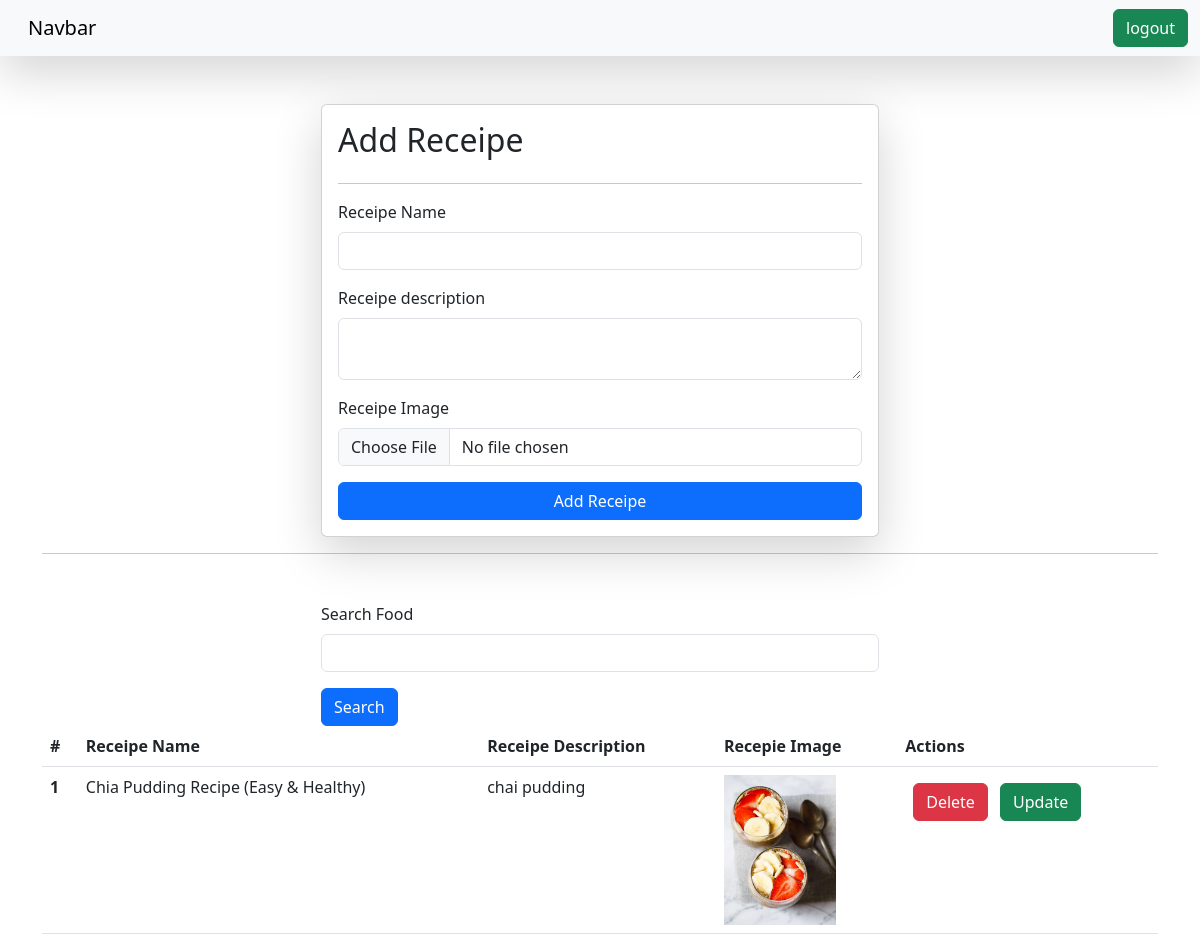
The page /receipe/ (signed in) on the database as committed earlier.
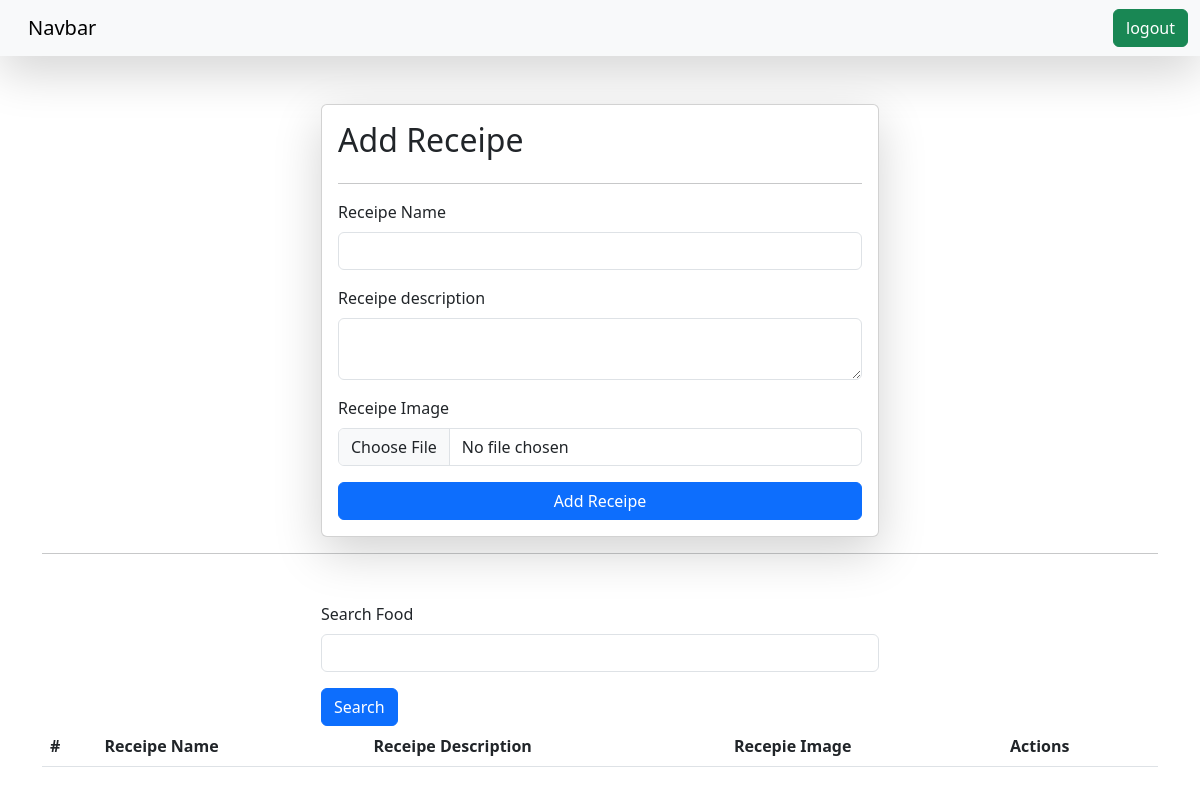
The same page on the database as committed later.
### vege/models.py (models this page shows)
class Receipe(models.Model):
    user = models.ForeignKey(User, on_delete=models.SET_NULL, null=True, blank=True)
    receipe_name = models.CharField(max_length=100)
    receipe_description = models.TextField()
    receipe_image = models.ImageField(upload_to="receipe")

### vege/views.py (the view, shortened to what this page needs)
# urls.py: path('receipe/', receipes, name="receipes"),
@login_required(login_url="/login/")
def receipes(request):
    queryset = Receipe.objects.all()
    if request.GET.get('search'):
        queryset = queryset.filter(receipe_name__icontains = request.GET.get('search'))
    context = {'receipes' : queryset}
    return render(request, "receipes.html", context)

### vege/templates/receipes.html (shortened to what this page needs)
{% extends "base.html" %}
{% block start %}
<link rel="stylesheet" href="https://cdn.jsdelivr.net/npm/bootstrap@5.3.0/dist/css/bootstrap.rtl.min.css">
<div class="container mt-5">
    <form class="col-6 mx-auto card p-3 shadow-lg" method="post" enctype="multipart/form-data">
        <h2>Add Receipe</h2>
        <hr>
        <div class="mb-3">
          <label for="exampleInputEmail1" class="form-label">Receipe Name</label>
          <input type="text" required name="receipe_name" class="form-control" id="exampleInputEmail1" aria-describedby="emailHelp">
        </div>
        <div class="mb-3">
          <label for="exampleInputPassword1" class="form-label">Receipe description</label>
          <textarea class="form-control" name="receipe_description" required></textarea>
        </div>
        <div class="mb-3">
            <label for="exampleInputPassword1" class="form-label">Receipe Image</label>
            <input type="file" class="form-control" name="receipe_image">
        </div>
        <button type="submit" class="btn btn-primary">Add Receipe</button>
    </form>
    <hr>
    <div class="mt-5">
      <div class="mx-auto col-6">
        <form>
          <div class="mb-3">
            <label for="exampleInputEmail1" class="form-label">Search Food</label>
            <input type="text" name="search" class="form-control">
          </div>
          <button type="submit" class="btn btn-primary">Search</button>
        </form>
      </div>
    </div>
    <table class="table mt">
        <thead>
          <tr>
            <th scope="col">#</th>
            <th scope="col">Receipe Name</th>
            <th scope="col">Receipe Description</th>
            <th scope="col">Recepie Image</th>
            <th scope="col">Actions</th>
          </tr>
        </thead>
        <tbody>
          {% for receipe in receipes %}
          <tr>
            <th scope="row">{{forloop.counter}}</th>
            <td>{{receipe.receipe_name}}</td>
            <td>{{receipe.receipe_description}}</td>
            <td><img src="/media/{{receipe.receipe_image}}" style="height: 150px;"></td>
            <td>
              <a href="/delete-receipe/{{receipe.id}}" class="btn btn-danger m-2">Delete</a>
              <a href="/update-receipe/{{receipe.id}}" class="btn btn-success">Update</a>
            </td>
          </tr>
          {% endfor %}
        </tbody>
      </table>
</div>
{% endblock %}

Rows that differ between the two databases and show on the page:
removed Receipe: receipe_name "Chia Pudding Recipe (Easy & Healthy)", receipe_description "chai pudding", receipe_image (picture)
